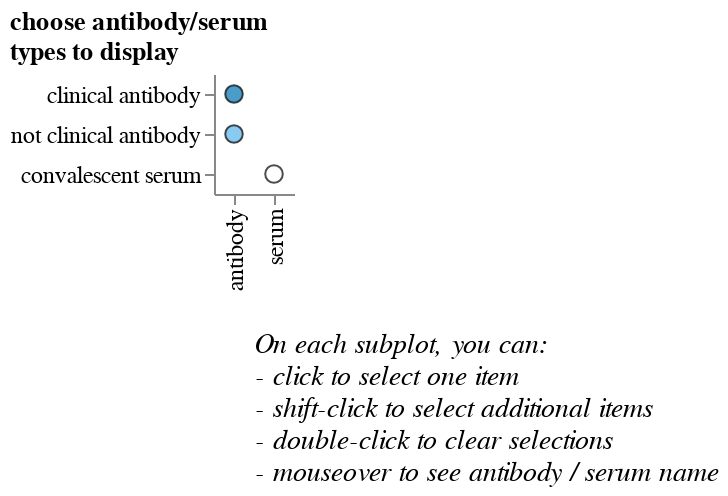

Notebook source saved alongside this figure:
### Markdown cell above
## Make interactive plots
First make plot to select condition(s) both to show:

### Code cell
conditions_df = (
    mds_coords
    [['condition_type', 'condition_subtype', 'condition']]
    .sort_values(['condition_type', 'condition_subtype', 'condition'])
    .drop_duplicates()
    )

condition_subtypes = (conditions_df
                      ['condition_subtype']
                      .unique()
                      .tolist()
                      )

# define colors from here: https://vega.github.io/vega/docs/schemes/
condition_subtype_colors = {'clinical antibody': '#0072B2',
                            'not clinical antibody': '#56B4E9',
                            'convalescent serum': '#FD5602',
                            'Moderna serum': '#FFAF42',
                            }
if not set(condition_subtypes).issubset(condition_subtype_colors):
    raise ValueError('missing colors for some condition subtypes')
select_condition_subtype = alt.selection_multi(fields=['condition_subtype'],
                                               # initialize to show antibodies but not sera
                                               init=[{'condition_subtype': subtype} for subtype in
                                                     conditions_df.query('condition_type == "antibody"')
                                                     ['condition_subtype'].unique()],
                                               resolve='union',
                                               empty='none',
                                               )
condition_subtype_color = alt.condition(select_condition_subtype,
                                   alt.Color('condition_subtype:N',
                                             legend=None,
                                             scale=alt.Scale(domain=condition_subtypes,
                                                             range=[condition_subtype_colors[c]
                                                                    for c in condition_subtypes]),
                                                             ),
                                   alt.value('white'),
                                   )

circle_size = 110

legend_condition_type = (
    alt.Chart(conditions_df[['condition_type', 'condition_subtype']].drop_duplicates())
    .mark_circle(size=0.7 * circle_size,
                 stroke='black',
                 strokeWidth=1)
    .encode(x=alt.X('condition_type:N',
                    axis=alt.Axis(title=['',
                                         'On each subplot, you can:',
                                         ' - click to select one item',
                                         ' - shift-click to select additional items',
                                         ' - double-click to clear selections',
                                         ' - mouseover to see antibody / serum name',
                                         ],
                                  titleAlign='left',
                                  titleFontSize=14,
                                  titleFontWeight='normal',
                                  titleFontStyle='italic',
                                  labelFontSize=12),
                    ),
            y=alt.Y('condition_subtype:N',
                    sort=condition_subtypes,
                    axis=alt.Axis(title=None,
                                  labelFontSize=12),
                    ),
            color=condition_subtype_color,
            )
    .add_selection(select_condition_subtype)
    .properties(title={'text': ['choose antibody/serum',
                                'types to display'],
                       'align': 'left',
                       'anchor': 'start'})
    )

legend_condition_type.configure_view(strokeOpacity=0)

### Figure 1 — Vega-Lite specification as saved in the notebook (floating-point values rounded to 4 significant figures)
{"config": {"view": {"continuousWidth": 400, "continuousHeight": 300, "strokeOpacity": 0}}, "data": {"name": "data-e68e7129f753179d825bb949065ed99a"}, "mark": {"type": "circle", "size": 77.0, "stroke": "black", "strokeWidth": 1}, "encoding": {"color": {"condition": {"type": "nominal", "field": "condition_subtype", "legend": null, "scale": {"domain": ["clinical antibody", "not clinical antibody", "convalescent serum"], "range": ["#0072B2", "#56B4E9", "#FD5602"]}, "selection": "selector001"}, "value": "white"}, "x": {"type": "nominal", "axis": {"labelFontSize": 12, "title": ["", "On each subplot, you can:", " - click to select one item", " - shift-click to select additional items", " - double-click to clear selections", " - mouseover to see antibody / serum name"], "titleAlign": "left", "titleFontSize": 14, "titleFontStyle": "italic", "titleFontWeight": "normal"}, "field": "condition_type"}, "y": {"type": "nominal", "axis": {"labelFontSize": 12, "title": null}, "field": "condition_subtype", "sort": ["clinical antibody", "not clinical antibody", "convalescent serum"]}}, "selection": {"selector001": {"type": "multi", "fields": ["condition_subtype"], "init": [{"condition_subtype": "clinical antibody"}, {"condition_subtype": "not clinical antibody"}], "resolve": "union", "empty": "none"}}, "title": {"text": ["choose antibody/serum", "types to display"], "align": "left", "anchor": "start"}, "$schema": "https://vega.github.io/schema/vega-lite/v4.8.1.json", "datasets": {"data-e68e7129f753179d825bb949065ed99a": [{"condition_type": "antibody", "condition_subtype": "clinical antibody"}, {"condition_type": "antibody", "condition_subtype": "not clinical antibody"}, {"condition_type": "serum", "condition_subtype": "convalescent serum"}]}}
